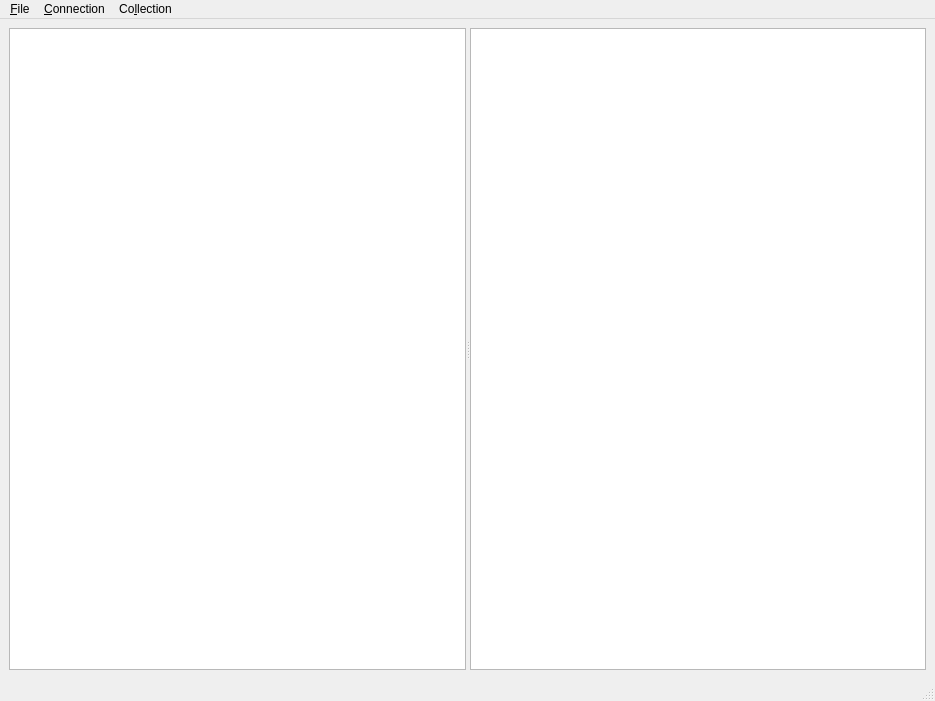
<?xml version="1.0" encoding="UTF-8"?>
<ui version="4.0">
 <class>muroaguiClass</class>
 <widget class="QMainWindow" name="muroaguiClass">
  <property name="geometry">
   <rect>
    <x>0</x>
    <y>0</y>
    <width>935</width>
    <height>701</height>
   </rect>
  </property>
  <property name="windowTitle">
   <string>Muroa Gui</string>
  </property>
  <widget class="QWidget" name="centralwidget">
   <layout class="QGridLayout" name="gridLayout">
    <item row="0" column="0">
     <widget class="QSplitter" name="splitter">
      <property name="orientation">
       <enum>Qt::Horizontal</enum>
      </property>
      <widget class="QTableView" name="collectionView"/>
      <widget class="CPlaylistView" name="playlistView"/>
     </widget>
    </item>
   </layout>
  </widget>
  <widget class="QMenuBar" name="menubar">
   <property name="geometry">
    <rect>
     <x>0</x>
     <y>0</y>
     <width>935</width>
     <height>21</height>
    </rect>
   </property>
   <widget class="QMenu" name="menu_File">
    <property name="title">
     <string>&amp;File</string>
    </property>
    <addaction name="actionExit"/>
   </widget>
   <widget class="QMenu" name="menu_Connection">
    <property name="title">
     <string>&amp;Connection</string>
    </property>
    <addaction name="actionOpen"/>
    <addaction name="actionClose"/>
   </widget>
   <widget class="QMenu" name="menuCo_llection">
    <property name="title">
     <string>Co&amp;llection</string>
    </property>
    <addaction name="actionGet_Revision_1"/>
    <addaction name="actionGet_next_Revision"/>
   </widget>
   <addaction name="menu_File"/>
   <addaction name="menu_Connection"/>
   <addaction name="menuCo_llection"/>
  </widget>
  <widget class="QStatusBar" name="statusbar"/>
  <action name="actionExit">
   <property name="text">
    <string>E&amp;xit</string>
   </property>
   <property name="shortcut">
    <string>Alt+X</string>
   </property>
  </action>
  <action name="actionOpen">
   <property name="text">
    <string>&amp;Open</string>
   </property>
   <property name="shortcut">
    <string>Ctrl+O</string>
   </property>
  </action>
  <action name="actionClose">
   <property name="text">
    <string>&amp;Close</string>
   </property>
   <property name="shortcut">
    <string>Ctrl+X</string>
   </property>
  </action>
  <action name="actionGet_Revision_1">
   <property name="text">
    <string>get Revision 1</string>
   </property>
  </action>
  <action name="actionGet_next_Revision">
   <property name="text">
    <string>get next Revision</string>
   </property>
  </action>
 </widget>
 <customwidgets>
  <customwidget>
   <class>CPlaylistView</class>
   <extends>QListView</extends>
   <header>CPlaylistView.h</header>
  </customwidget>
 </customwidgets>
 <resources/>
 <connections/>
</ui>
